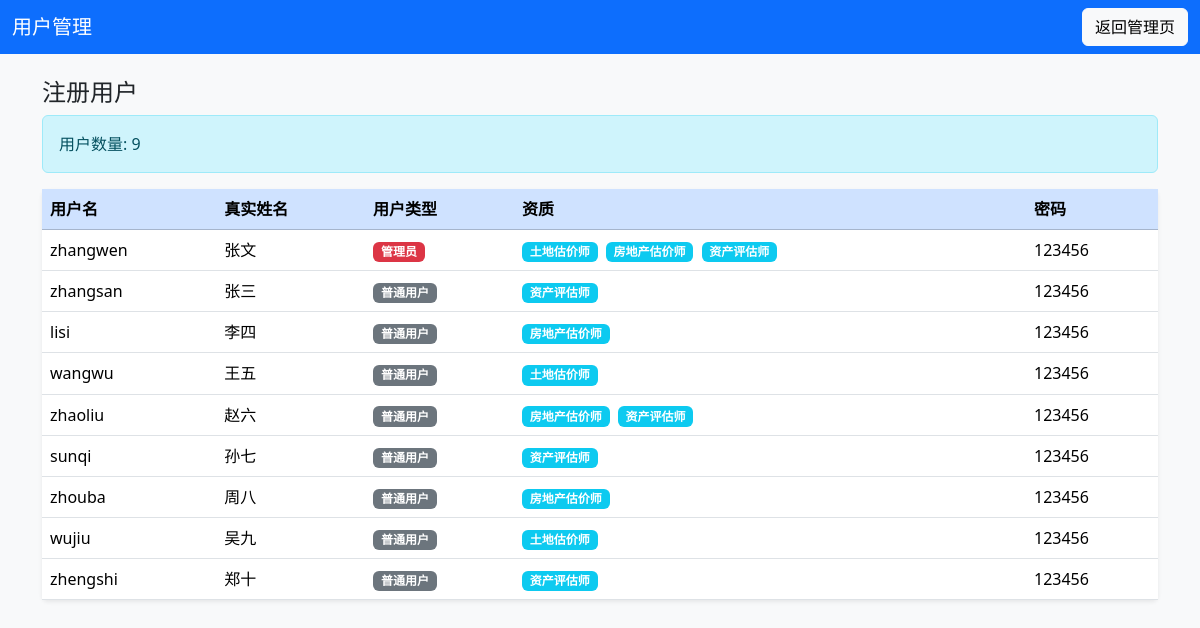
Page /user_manager (signed in) on the committed database.
### tables this page shows
CREATE TABLE users (
        id INTEGER PRIMARY KEY AUTOINCREMENT,
        username TEXT UNIQUE NOT NULL,
        realname TEXT,
        user_type TEXT,
        password TEXT
    );

CREATE TABLE user_qualifications (
        id INTEGER PRIMARY KEY AUTOINCREMENT,
        username TEXT NOT NULL,
        qualification_type TEXT NOT NULL,
        FOREIGN KEY (username) REFERENCES users (username),
        UNIQUE(username, qualification_type)
    );

### routes/user_routes.py (the view)
@router.get("/user_manager", response_class=HTMLResponse)
async def user_manager(
    request: Request,
    user: dict = Depends(login_required),
    db: sqlite3.Connection = Depends(get_db)
):
    c = db.cursor()
    c.execute("SELECT username, realname, user_type, password FROM users")
    users = c.fetchall()
    users_list = []
    for user_row in users:
        c.execute("SELECT qualification_type FROM user_qualifications WHERE username = ?", (user_row[0],))
        qualifications = [row[0] for row in c.fetchall()]
        users_list.append({
            'username': user_row[0],
            'realname': user_row[1],
            'user_type': user_row[2],
            'password': user_row[3],
            'qualifications': qualifications  # 添加资质信息
        })
    return templates.TemplateResponse("user_manager.html", {
        "request": request,
        "users": users_list,
        "user": user
    })

### templates/user_manager.html (shortened to what this page needs)
<!DOCTYPE html>
<html lang="zh-CN">
<head>
  <link href="https://cdn.jsdelivr.net/npm/bootstrap@5.3.2/dist/css/bootstrap.min.css" rel="stylesheet">
</head>
<body class="bg-light">
  <nav class="navbar navbar-dark bg-primary">
    <div class="container-fluid">
      <span class="navbar-brand mb-0 h1">用户管理</span>
      <a href="/admin" class="btn btn-light">返回管理页</a>
    </div>
  </nav>
  <div class="container mt-4">
    <h4>注册用户</h4>
    <div class="alert alert-info">
      用户数量: {{ users|length }}
    </div>
    <table class="table table-hover bg-white rounded shadow-sm">
      <thead class="table-primary">
        <tr>
          <th>用户名</th>
          <th>真实姓名</th>
          <th>用户类型</th>
          <th>资质</th>
          <th>密码</th>
        </tr>
      </thead>
      <tbody>
        {% for u in users %}
        <tr>
          <td>{{ u.username }}</td>
          <td>{{ u.realname }}</td>
          <td>
            {% if u.user_type == 'admin' %}
            <span class="badge bg-danger">管理员</span>
            {% else %}
            <span class="badge bg-secondary">普通用户</span>
            {% endif %}
          </td>
          <td>
            {% for qual in u.qualifications %}
            <span class="badge bg-info me-1">{{ qual }}</span>
            {% else %}
            <span class="text-muted">无</span>
            {% endfor %}
          </td>
          <td>{{ u.password }}</td>
        </tr>
        {% endfor %}
      </tbody>
    </table>
  </div>
</body>
</html>

### rows in the picture
users: username "zhangwen", realname "张文", user_type "管理员", password "123456"
user_qualifications: qualification_type "土地估价师"
user_qualifications: qualification_type "房地产估价师"
user_qualifications: qualification_type "资产评估师"
users: username "zhangsan", realname "张三", user_type "普通用户", password "123456"
user_qualifications: qualification_type "资产评估师"
users: username "lisi", realname "李四", user_type "普通用户", password "123456"
user_qualifications: qualification_type "房地产估价师"
users: username "wangwu", realname "王五", user_type "普通用户", password "123456"
user_qualifications: qualification_type "土地估价师"
users: username "zhaoliu", realname "赵六", user_type "普通用户", password "123456"
user_qualifications: qualification_type "房地产估价师"
user_qualifications: qualification_type "资产评估师"
users: username "sunqi", realname "孙七", user_type "普通用户", password "123456"
user_qualifications: qualification_type "资产评估师"
users: username "zhouba", realname "周八", user_type "普通用户", password "123456"
user_qualifications: qualification_type "房地产估价师"
users: username "wujiu", realname "吴九", user_type "普通用户", password "123456"
user_qualifications: qualification_type "土地估价师"
users: username "zhengshi", realname "郑十", user_type "普通用户", password "123456"
user_qualifications: qualification_type "资产评估师"

### other values in the picture
{{ users|length }} "9"
